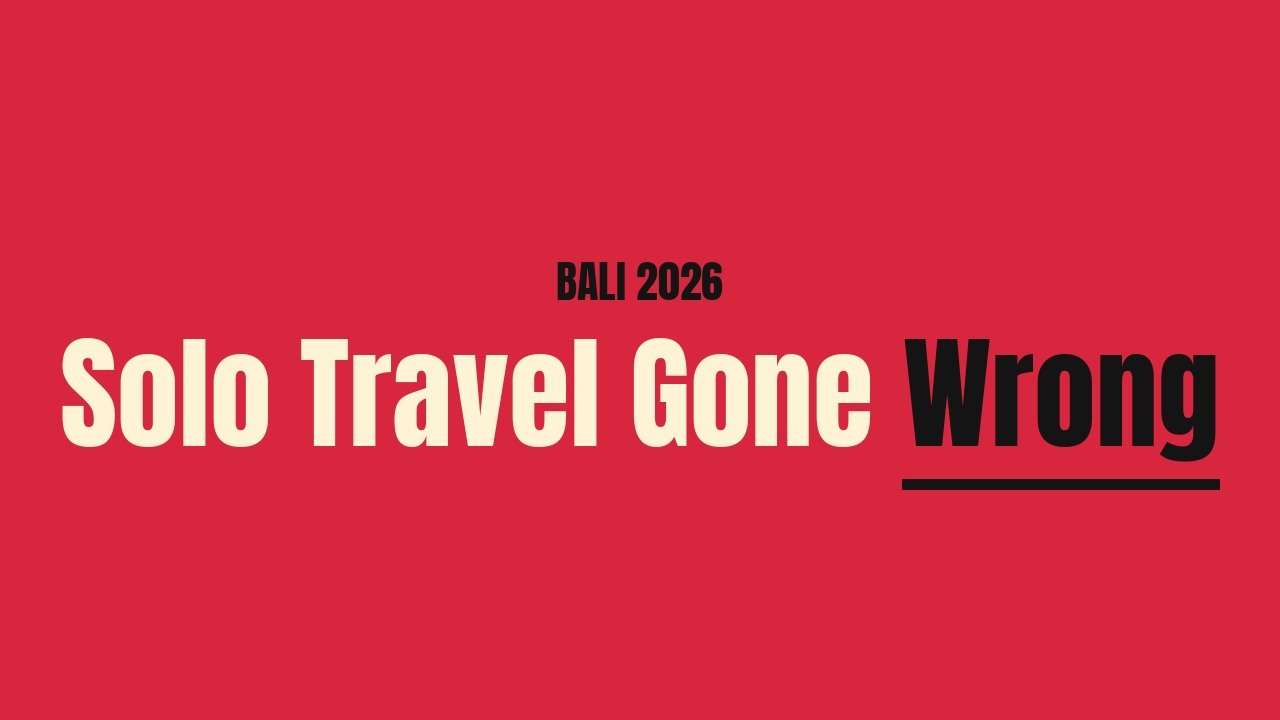
#> input picture examples/sample-center-big.jpg, 1280 x 720 px
$ python -i extract_frames.py   (imports and definitions only)
#> lines starting #> are read from the running program, lines starting #| are printed output that depends on the picture
#!/usr/bin/env python3
"""Extract candidate thumbnail frames from a video.

Samples frames at a fixed interval, scores each on sharpness, colorfulness
and brightness, and writes the top candidates plus a JSON report.

Scope note: this is frame selection, not video understanding. It finds
visually strong stills. Choosing the moment that matches the video's message
still needs the agent/creator who knows the video.

Usage: python3 extract_frames.py VIDEO --out DIR [--count 12] [--every 20] [--scenes]
Requires: ffmpeg on PATH, Pillow, numpy.

--scenes: instead of even sampling, take frames at the strongest scene cuts
(detected via ffmpeg scene scores). This shortlists moments where something
changed on screen; it still cannot tell which moment MATTERS - the agent/
creator picks that.
"""
import argparse, json, os, subprocess, sys

sys.path.insert(0, os.path.dirname(os.path.abspath(__file__)))
from video_brief import scene_cuts

# [8 lines left out: function grab_frames, not called in this run]

def score(path):
#> called with path = '../examples/sample-center-big.jpg'
    import numpy as np
    from PIL import Image, ImageFilter
    im = Image.open(path).convert("RGB")
#> im is the input picture: PIL image 1280x720 RGB; mean R, G, B 211.6, 48.3, 68.7
    a = np.asarray(im).astype(float)
    gray = np.asarray(im.convert("L").filter(ImageFilter.FIND_EDGES)).astype(float)
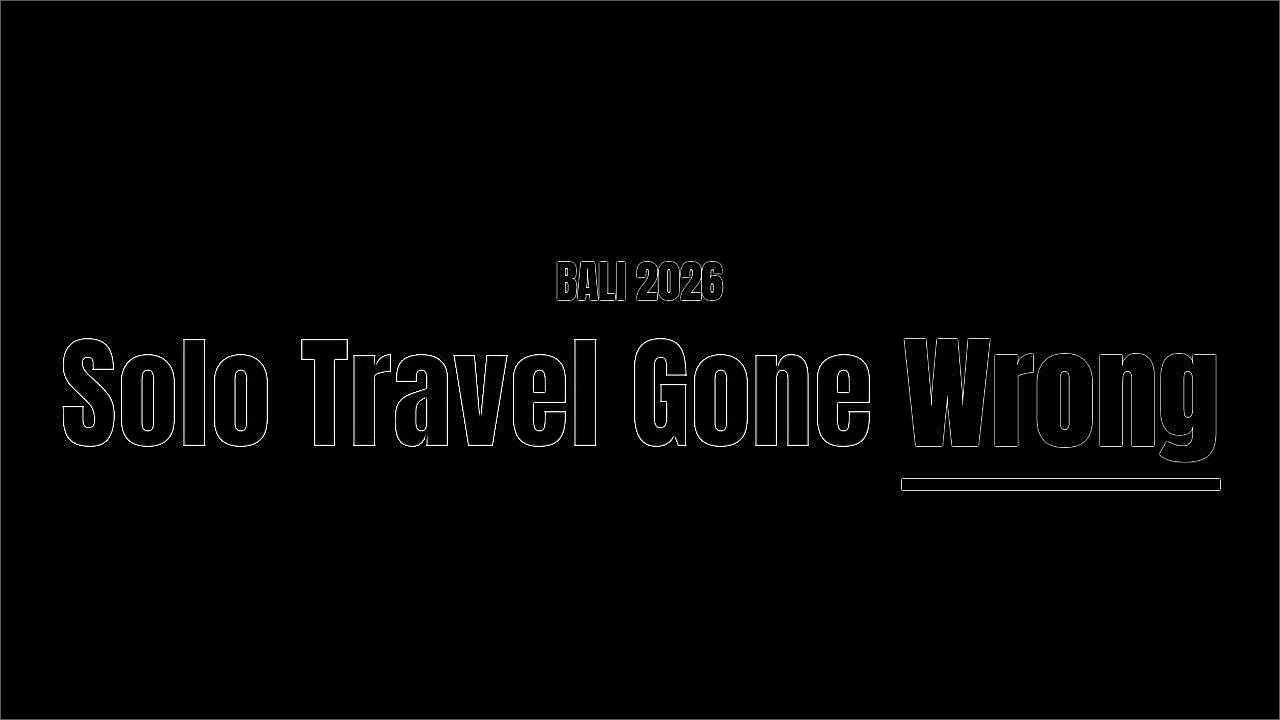
#> gray: shape (720, 1280) float64; min 0, max 255, mean 3
    sharp = float(gray.mean())
#> sharp = 3.01
    r, g, b = a[..., 0], a[..., 1], a[..., 2]
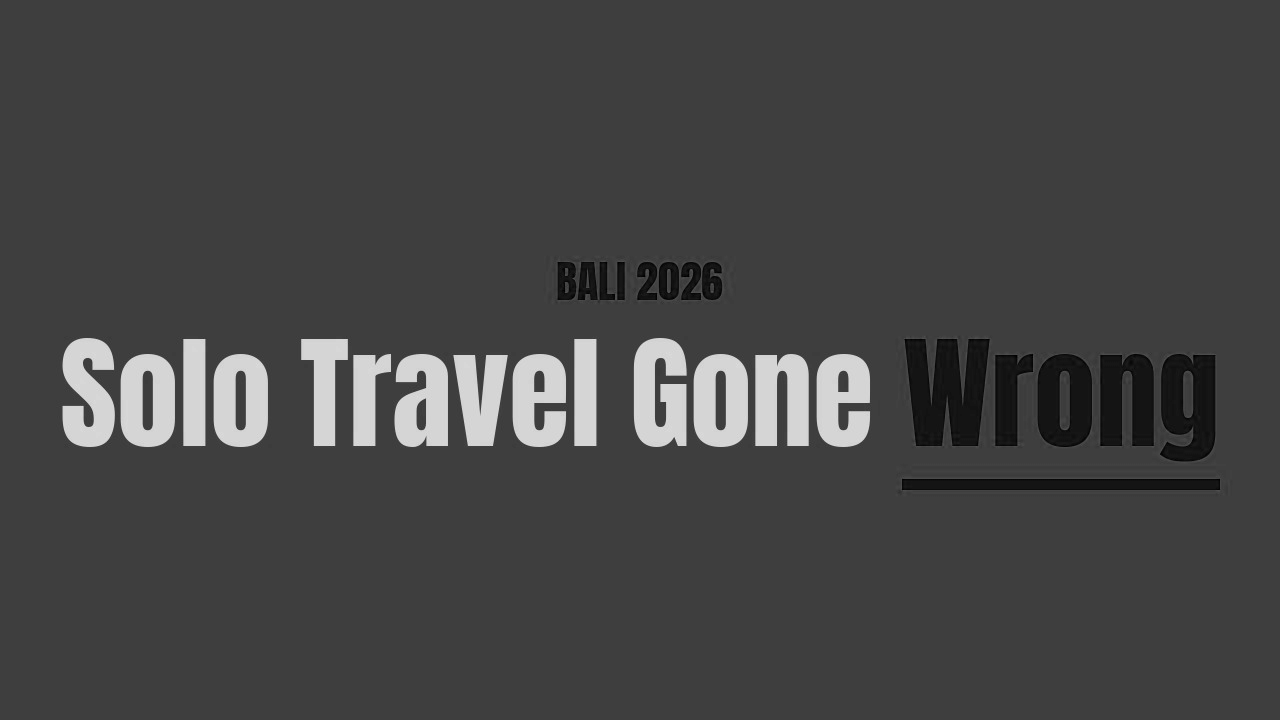
#> b: shape (720, 1280) float64; min 0, max 224, mean 68.7
    rg, yb = r - g, 0.5 * (r + g) - b
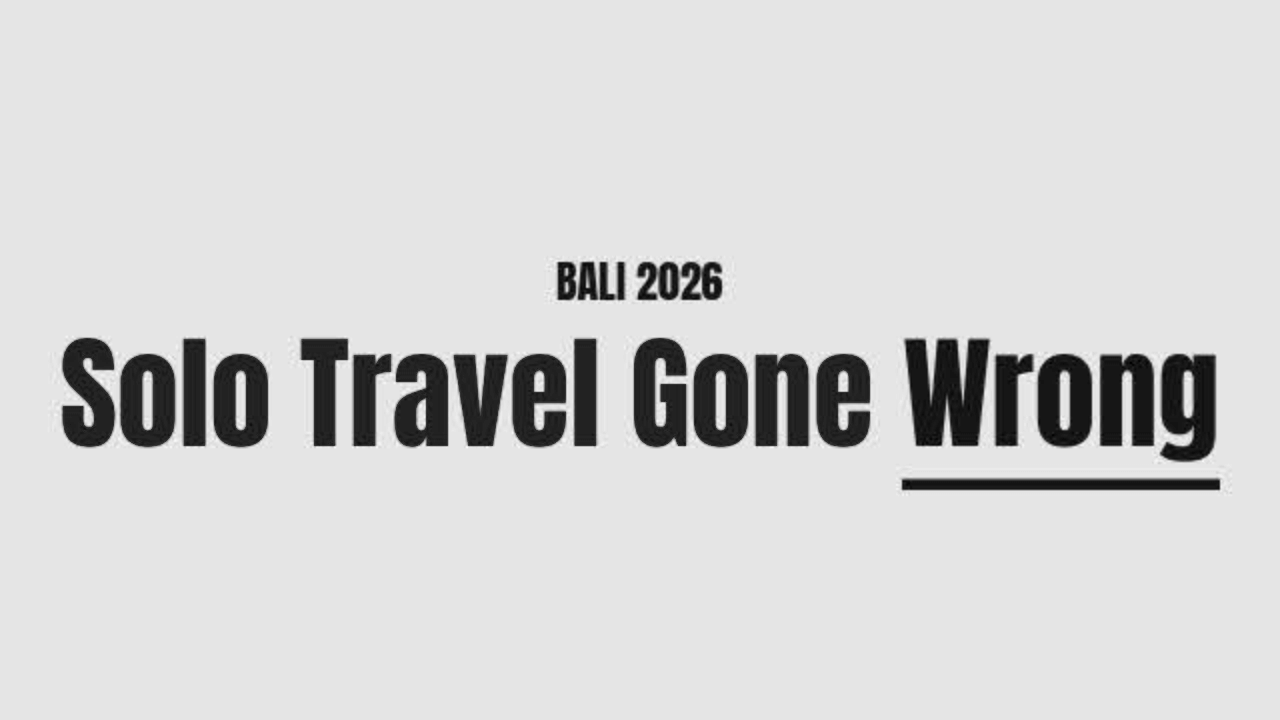
#> rg: shape (720, 1280) float64; min -19, max 200, mean 163.3; drawn with min black and max white
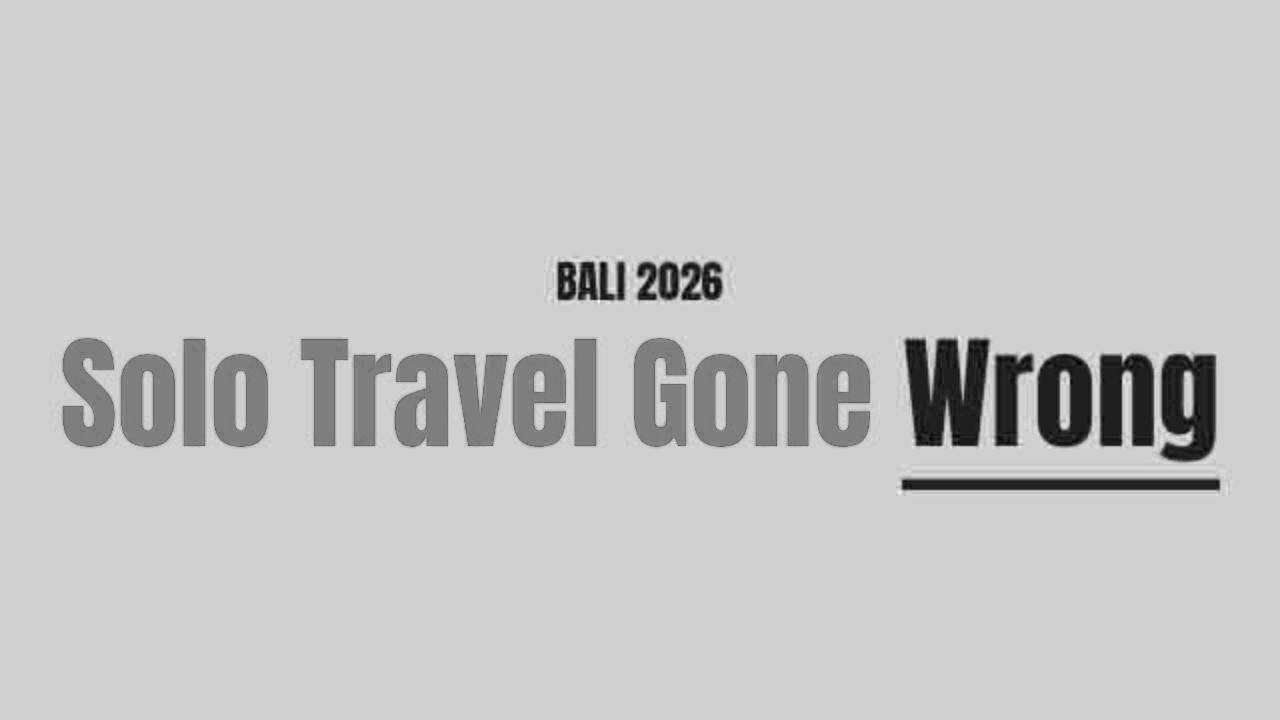
#> yb: shape (720, 1280) float64; min -11.5, max 82.5, mean 61.3; drawn with min black and max white
    colorful = float(np.sqrt(rg.std() ** 2 + yb.std() ** 2) + 0.3 * np.sqrt(rg.mean() ** 2 + yb.mean() ** 2))
#> colorful = 100.4
    bright = float(a.mean())
#> bright = 109.5
    # penalize near-black / near-white frames
    pen = 1.0 if 30 < bright < 225 else 0.3
#> pen = 1
    return {"sharpness": round(sharp, 2), "colorfulness": round(colorful, 2),
            "brightness": round(bright, 1),
            "score": round((0.6 * sharp + 0.4 * colorful) * pen, 2)}

# [55 lines left out: functions grab_scene_frames, main, not called in this run]

# [2 lines not run here, left out]

>>> result = score('../examples/sample-center-big.jpg')
#> result = {'sharpness': 3.01, 'colorfulness': 100.4, 'brightness': 109.5, 'score': 41.96}
